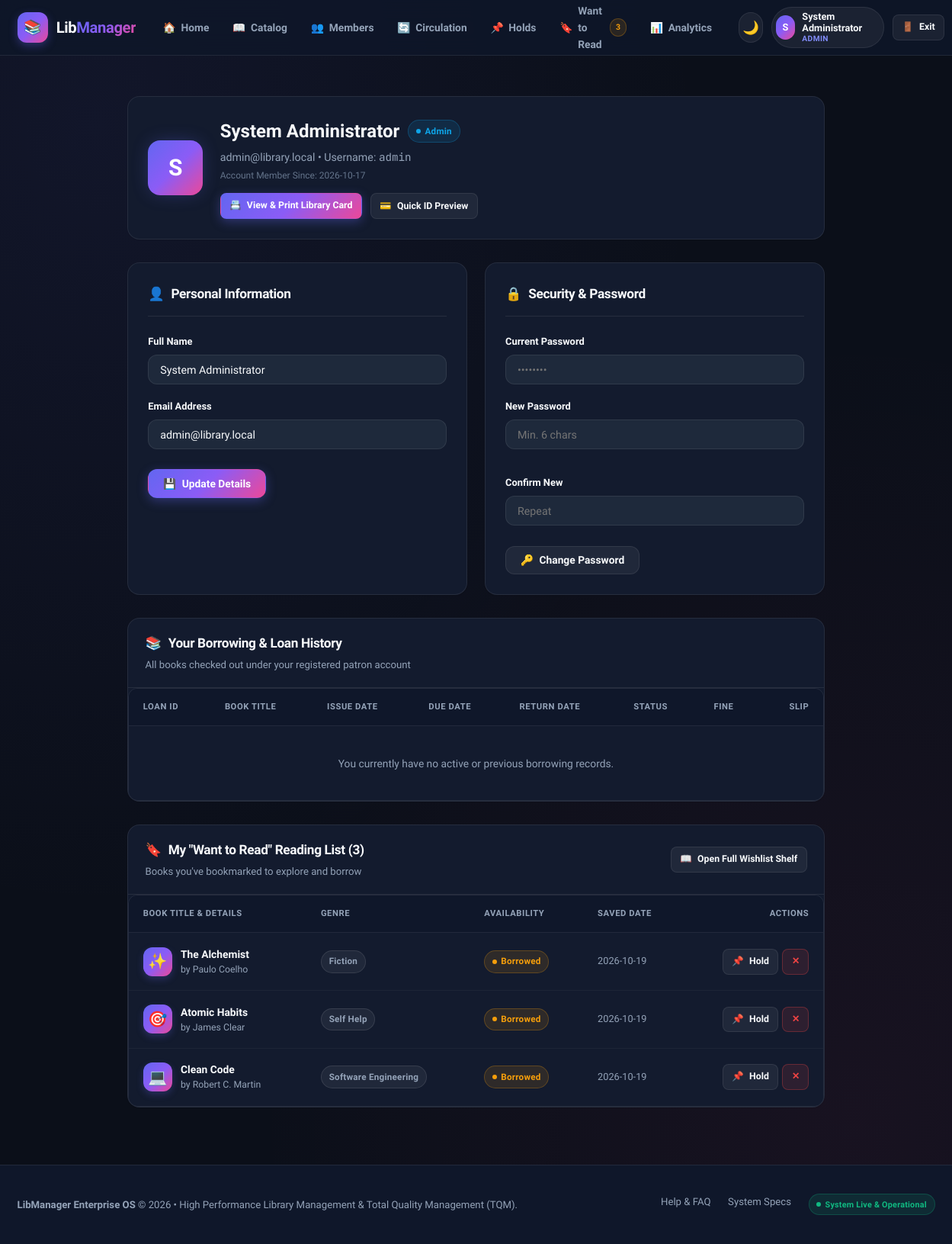
Screenshot of /profile (signed in) with the database file from the repository.
### tables this page shows
CREATE TABLE users (
            id INTEGER PRIMARY KEY AUTOINCREMENT,
            username TEXT UNIQUE NOT NULL,
            email TEXT UNIQUE NOT NULL,
            password_hash TEXT NOT NULL,
            full_name TEXT,
            role TEXT DEFAULT 'Admin',
            created_at TIMESTAMP DEFAULT CURRENT_TIMESTAMP
        );

CREATE TABLE wishlist (
            id INTEGER PRIMARY KEY AUTOINCREMENT,
            user_id INTEGER NOT NULL,
            book_id INTEGER NOT NULL,
            created_at TIMESTAMP DEFAULT CURRENT_TIMESTAMP,
            UNIQUE(user_id, book_id),
            FOREIGN KEY (user_id) REFERENCES users(id) ON DELETE CASCADE,
            FOREIGN KEY (book_id) REFERENCES books(id) ON DELETE CASCADE
        );

CREATE TABLE books (
            id INTEGER PRIMARY KEY AUTOINCREMENT,
            title TEXT NOT NULL,
            author TEXT NOT NULL,
            category TEXT NOT NULL,
            status TEXT DEFAULT 'Available'
        , isbn TEXT, cover_url TEXT, total_copies INTEGER DEFAULT 1, available_copies INTEGER DEFAULT 1, pdf_url TEXT, icon TEXT, created_at TIMESTAMP);

### app.py (the view, shortened to what this page needs)
@app.route("/profile", methods=["GET", "POST"])
@login_required
def profile_page():
    conn = get_db_connection()
    user = conn.execute("SELECT * FROM users WHERE id = ?", (session["user_id"],)).fetchone()
    if not user:
        conn.close()
        session.clear()
        flash("User session expired. Please log in again.", "warning")
        return redirect(url_for("login_page"))
    borrows = []
    member_row = conn.execute("SELECT * FROM members WHERE email = ?", (user["email"],)).fetchone()
    active_borrows = 0
    wishlist_books = conn.execute("""
        SELECT b.*, w.created_at as saved_at
        FROM wishlist w
        JOIN books b ON w.book_id = b.id
        WHERE w.user_id = ?
        ORDER BY w.id DESC
    """, (session["user_id"],)).fetchall()
    card_data = {
        "id": user["id"],
        "name": user["full_name"] or user["username"],
        "username": user["username"],
        "email": user["email"],
        "phone": (member_row["phone"] if member_row and member_row["phone"] else "Not Provided"),
        "role": user["role"],
        "member_type": (member_row["member_type"] if member_row and member_row["member_type"] else ("Faculty Fellow" if user["role"] == "Admin" else "Student Scholar")),
        "card_no": f"LM-2026-{user['id']:04d}",
        "issue_date": user["created_at"][:10] if user["created_at"] else "2026-01-01",
        "valid_thru": "2028-12-31",
        "active_borrows": active_borrows,
        "max_borrows": 15 if user["role"] == "Admin" else 5,
        "is_owner": True
    }
    conn.close()
    return render_template(
        "profile.html",
        user=user,
        borrows=borrows,
        wishlist_books=wishlist_books,
        card=card_data,
        active_page="profile"
    )

### app.py (called while the page is built)
def get_db_connection():
    conn = sqlite3.connect(DATABASE)
    conn.row_factory = sqlite3.Row
    return conn

def login_required(f):
    @wraps(f)
    def decorated_function(*args, **kwargs):
        if "user_id" not in session:
            flash("Please sign in to access your library account.", "warning")
            return redirect(url_for("login_page", next=request.url))
        return f(*args, **kwargs)
    return decorated_function

### templates/profile.html (shortened to what this page needs)
{% extends "base.html" %}
{% block content %}
<div class="container" style="max-width: 960px; padding-top: 2rem; padding-bottom: 3rem;">
  <div class="card" style="margin-bottom: 2rem;">
    <div style="display: flex; gap: 1.5rem; align-items: center; flex-wrap: wrap;">
      <div class="user-avatar" style="width: 72px; height: 72px; font-size: 2rem; border-radius: var(--radius-lg); box-shadow: var(--shadow-glow);">
        {{ (user.full_name or user.username)[:1] | upper }}
      </div>
      <div style="flex: 1; min-width: 250px;">
        <div style="display: flex; align-items: center; gap: 0.75rem; flex-wrap: wrap; margin-bottom: 0.25rem;">
          <h1 style="font-size: 1.6rem; font-weight: 800;">{{ user.full_name or user.username }}</h1>
          <span class="badge badge-info"><span class="badge-dot"></span> {{ user.role }}</span>
        </div>
        <p style="color: var(--text-muted); font-size: 0.95rem;">
          {{ user.email }} &bull; Username: <code style="font-family: var(--font-mono);">{{ user.username }}</code>
        </p>
        <div style="font-size: 0.8rem; color: var(--text-subtle); margin-top: 0.25rem;">
          Account Member Since: {{ user.created_at[:10] if user.created_at else '2026' }}
        </div>
        <div style="display: flex; gap: 0.75rem; flex-wrap: wrap; margin-top: 0.85rem;">
          <a href="{{ url_for('user_library_card') }}" class="btn btn-primary btn-sm" id="btnViewDigitalCard">
            <span>📇</span> View & Print Library Card
          </a>
          <button type="button" class="btn btn-secondary btn-sm" onclick="openCardPreviewModal()" id="btnCardModalPreview">
            <span>💳</span> Quick ID Preview
          </button>
        </div>
      </div>
    </div>
  </div>
  <div style="display: grid; grid-template-columns: repeat(auto-fit, minmax(400px, 1fr)); gap: 1.5rem; margin-bottom: 2rem;">
    <div class="card" style="margin-bottom: 0;">
      <div class="card-header">
        <h2 class="card-title" style="font-size: 1.15rem;"><span>👤</span> Personal Information</h2>
      </div>
      <form action="{{ url_for('profile_page') }}" method="POST">
        <div class="form-group">
          <label class="form-label" for="profName">Full Name</label>
          <input type="text" name="full_name" id="profName" class="form-control" value="{{ user.full_name or '' }}" required>
        </div>
        <div class="form-group">
          <label class="form-label" for="profEmail">Email Address</label>
          <input type="email" name="email" id="profEmail" class="form-control" value="{{ user.email }}" required>
        </div>
        <button type="submit" class="btn btn-primary" style="margin-top: 0.5rem;">
          <span>💾</span> Update Details
        </button>
      </form>
    </div>
    <div class="card" style="margin-bottom: 0;">
      <div class="card-header">
        <h2 class="card-title" style="font-size: 1.15rem;"><span>🔒</span> Security & Password</h2>
      </div>
      <form action="{{ url_for('profile_page') }}" method="POST">
        <div class="form-group">
          <label class="form-label" for="currPw">Current Password</label>
          <input type="password" name="current_password" id="currPw" class="form-control" placeholder="••••••••" required>
        </div>
        <div class="form-row">
          <div class="form-group">
            <label class="form-label" for="newPw">New Password</label>
            <input type="password" name="new_password" id="newPw" class="form-control" placeholder="Min. 6 chars" minlength="6" required>
          </div>
          <div class="form-group">
            <label class="form-label" for="confPw">Confirm New</label>
            <input type="password" name="confirm_new_password" id="confPw" class="form-control" placeholder="Repeat" minlength="6" required>
          </div>
        </div>
        <button type="submit" class="btn btn-secondary" style="margin-top: 0.5rem;">
          <span>🔑</span> Change Password
        </button>
      </form>
    </div>
  </div>
  <div class="card" style="padding: 0; overflow: hidden;">
    <div class="card-header" style="padding: 1.25rem 1.5rem; margin-bottom: 0;">
      <div>
        <h2 class="card-title" style="font-size: 1.15rem;"><span>📚</span> Your Borrowing & Loan History</h2>
        <p class="card-subtitle">All books checked out under your registered patron account</p>
      </div>
    </div>
    <div class="table-responsive">
      <table class="data-table">
        <thead>
          <tr>
            <th>Loan ID</th>
            <th>Book Title</th>
            <th>Issue Date</th>
            <th>Due Date</th>
            <th>Return Date</th>
            <th>Status</th>
            <th>Fine</th>
            <th style="text-align: right;">Slip</th>
          </tr>
        </thead>
        <tbody>
          {% if borrows|length == 0 %}
          <tr>
            <td colspan="8" style="text-align: center; padding: 2.5rem; color: var(--text-muted);">
              You currently have no active or previous borrowing records.
            </td>
          </tr>
          {% endif %}
        </tbody>
      </table>
    </div>
  </div>
  <div class="card" id="wishlist" style="padding: 0; overflow: hidden; margin-top: 2rem;">
    <div class="card-header" style="padding: 1.25rem 1.5rem; margin-bottom: 0;">
      <div>
        <h2 class="card-title" style="font-size: 1.15rem;"><span>🔖</span> My "Want to Read" Reading List ({{ wishlist_books|length }})</h2>
        <p class="card-subtitle">Books you've bookmarked to explore and borrow</p>
      </div>
      <a href="{{ url_for('wishlist_page') }}" class="btn btn-secondary btn-sm">
        <span>📖</span> Open Full Wishlist Shelf
      </a>
    </div>
    <div class="table-responsive">
      <table class="data-table">
        <thead>
          <tr>
            <th>Book Title & Details</th>
            <th>Genre</th>
            <th>Availability</th>
            <th>Saved Date</th>
            <th style="text-align: right;">Actions</th>
          </tr>
        </thead>
        <tbody>
          {% if wishlist_books|length == 0 %}
          <tr>
            <td colspan="5" style="text-align: center; padding: 2.5rem; color: var(--text-muted);">
              You currently have no books on your reading list. <a href="{{ url_for('books_catalog') }}" style="color: var(--primary-400); font-weight: 600;">Browse the Catalog</a> to save your favorites!
            </td>
          </tr>
          {% else %}
          {% for wb in wishlist_books %}
          {% set wb_icon = wb.icon if wb.icon else get_book_icon(wb.title, wb.category) %}
          <tr>
            <td>
              <div style="display: flex; align-items: center; gap: 0.75rem;">
                <div class="book-table-avatar">{{ wb_icon }}</div>
                <div>
                  <div style="font-weight: 700; color: var(--text-main);">{{ wb.title }}</div>
                  <div style="font-size: 0.82rem; color: var(--text-muted);">by {{ wb.author }}</div>
                </div>
              </div>
            </td>
            <td><span class="badge badge-neutral">{{ wb.category }}</span></td>
            <td>
              {% if wb.status == 'Available' %}
              <span class="badge badge-success"><span class="badge-dot"></span> In Stock ({{ wb.available_copies or 1 }})</span>
              {% else %}
              <span class="badge badge-warning"><span class="badge-dot"></span> Borrowed</span>
              {% endif %}
            </td>
            <td style="font-size: 0.85rem; color: var(--text-muted);">
              {{ wb.saved_at[:10] if wb.saved_at else 'Recent' }}
            </td>
            <td style="text-align: right;">
              <div style="display: inline-flex; gap: 0.35rem;">
                {% if wb.status == 'Available' %}
                <a href="{{ url_for('borrow_page') }}" class="btn btn-secondary btn-sm" title="Borrow this title">
                  <span>🔄</span> Borrow
                </a>
                {% else %}
                <a href="{{ url_for('reservations_page') }}" class="btn btn-secondary btn-sm" title="Hold reservation">
                  <span>📌</span> Hold
                </a>
                {% endif %}
                <a href="{{ url_for('toggle_wishlist', book_id=wb.id) }}" class="btn btn-danger btn-sm" title="Remove from list" onclick="return confirm('Remove \'{{ wb.title }}\' from your Want to Read list?')">
                  <span>✕</span>
                </a>
              </div>
            </td>
          </tr>
          {% endfor %}
          {% endif %}
        </tbody>
      </table>
    </div>
  </div>
</div>
{% endblock %}

### templates/base.html (shortened to what this page needs)
<!DOCTYPE html>
<html lang="en" data-theme="dark">
<head>
  <link rel="stylesheet" href="{{ url_for('static', filename='css/style.css') }}">
</head>
<body>
  <nav class="navbar" id="mainNavbar">
    <div class="container nav-container">
      <a href="{{ url_for('home_page') if current_user else url_for('login_page') }}" class="nav-brand" id="navBrandLogo">
        <div class="nav-brand-logo">📚</div>
        <div class="nav-brand-text">Lib<span>Manager</span></div>
      </a>
      {% if current_user %}
      <ul class="nav-links" id="mainNavLinks">
        <li>
          <a href="{{ url_for('home_page') }}" class="nav-link {% if active_page == 'home' %}active{% endif %}">
            <span>🏠</span> Home
          </a>
        </li>
        <li>
          <a href="{{ url_for('books_catalog') }}" class="nav-link {% if active_page == 'books' %}active{% endif %}">
            <span>📖</span> Catalog
          </a>
        </li>
        <li>
          <a href="{{ url_for('members_page') }}" class="nav-link {% if active_page == 'members' %}active{% endif %}">
            <span>👥</span> Members
          </a>
        </li>
        <li>
          <a href="{{ url_for('borrow_page') }}" class="nav-link {% if active_page == 'borrow' %}active{% endif %}">
            <span>🔄</span> Circulation
          </a>
        </li>
        <li>
          <a href="{{ url_for('reservations_page') }}" class="nav-link {% if active_page == 'reservations' %}active{% endif %}">
            <span>📌</span> Holds
          </a>
        </li>
        <li>
          <a href="{{ url_for('wishlist_page') }}" class="nav-link {% if active_page == 'wishlist' %}active{% endif %}" title="View your Want to Read reading list">
            <span>🔖</span> Want to Read
            <span class="badge badge-warning" id="globalWishlistBadge" style="font-size: 0.7rem; padding: 0.15rem 0.45rem; border-radius: 999px; margin-left: 0.25rem; {% if not wishlist_count %}display: none;{% endif %}">{{ wishlist_count or 0 }}</span>
          </a>
        </li>
        <li>
          <a href="{{ url_for('analytics_page') }}" class="nav-link {% if active_page == 'analytics' %}active{% endif %}">
            <span>📊</span> Analytics
          </a>
        </li>
      </ul>
      {% endif %}
      <div class="nav-actions">
        <button type="button" class="theme-toggle-btn" id="themeToggleBtn" title="Toggle Light/Dark Theme" aria-label="Toggle theme">
          <span id="themeIcon">🌙</span>
        </button>
        {% if current_user %}
        <a href="{{ url_for('profile_page') }}" class="user-menu" id="userMenuBtn" title="View Profile">
          <div class="user-avatar">{{ current_user.full_name[:1] | upper if current_user.full_name else 'U' }}</div>
          <div class="user-info">
            <span class="user-name">{{ current_user.full_name or current_user.username }}</span>
            <span class="user-role-badge">{{ current_user.role }}</span>
          </div>
        </a>
        <a href="{{ url_for('logout') }}" class="btn btn-secondary btn-sm" id="logoutBtn" title="Sign Out">
          <span>🚪</span> Exit
        </a>
        {% else %}
        <a href="{{ url_for('login_page') }}" class="btn btn-secondary btn-sm" id="loginNavBtn">Sign In</a>
        <a href="{{ url_for('register_page') }}" class="btn btn-primary btn-sm" id="registerNavBtn">Create Account</a>
        {% endif %}
      </div>
    </div>
  </nav>
  <main id="mainContent" style="flex: 1;">
    {% block content %}{% endblock %}
  </main>
  <footer class="footer">
    <div class="container footer-content">
      <div>
        <strong>LibManager Enterprise OS</strong> &copy; 2026 &bull; High Performance Library Management & Total Quality Management (TQM).
      </div>
      <div class="footer-links">
        <a href="{{ url_for('help_page') if current_user else '#' }}">Help & FAQ</a>
        <a href="{{ url_for('about_page') if current_user else '#' }}">System Specs</a>
        <span class="badge badge-success" style="font-size: 0.72rem;">
          <span class="badge-dot"></span> System Live & Operational
        </span>
      </div>
    </div>
  </footer>
</body>
</html>

### rows the page displays
users: full_name "System Administrator", full_name "S", role "Admin", email "admin@library.local", username "admin", created_at "2026-10-17"
wishlist: wb_icon "✨", title "The Alchemist", author "Paulo Coelho", category "Fiction", created_at "2026-10-19"
wishlist: wb_icon "🎯", title "Atomic Habits", author "James Clear", category "Self Help", created_at "2026-10-19"
wishlist: wb_icon "💻", title "Clean Code", author "Robert C. Martin", category "Software Engineering", created_at "2026-10-19"

### other values shown
{{ wishlist_count or 0 }} "3"
{{ current_user.full_name[:1] | upper if current_user.full_name else 'U' }} "S"
{{ current_user.role }} "ADMIN"
{{ wishlist_books|length }} "3"
